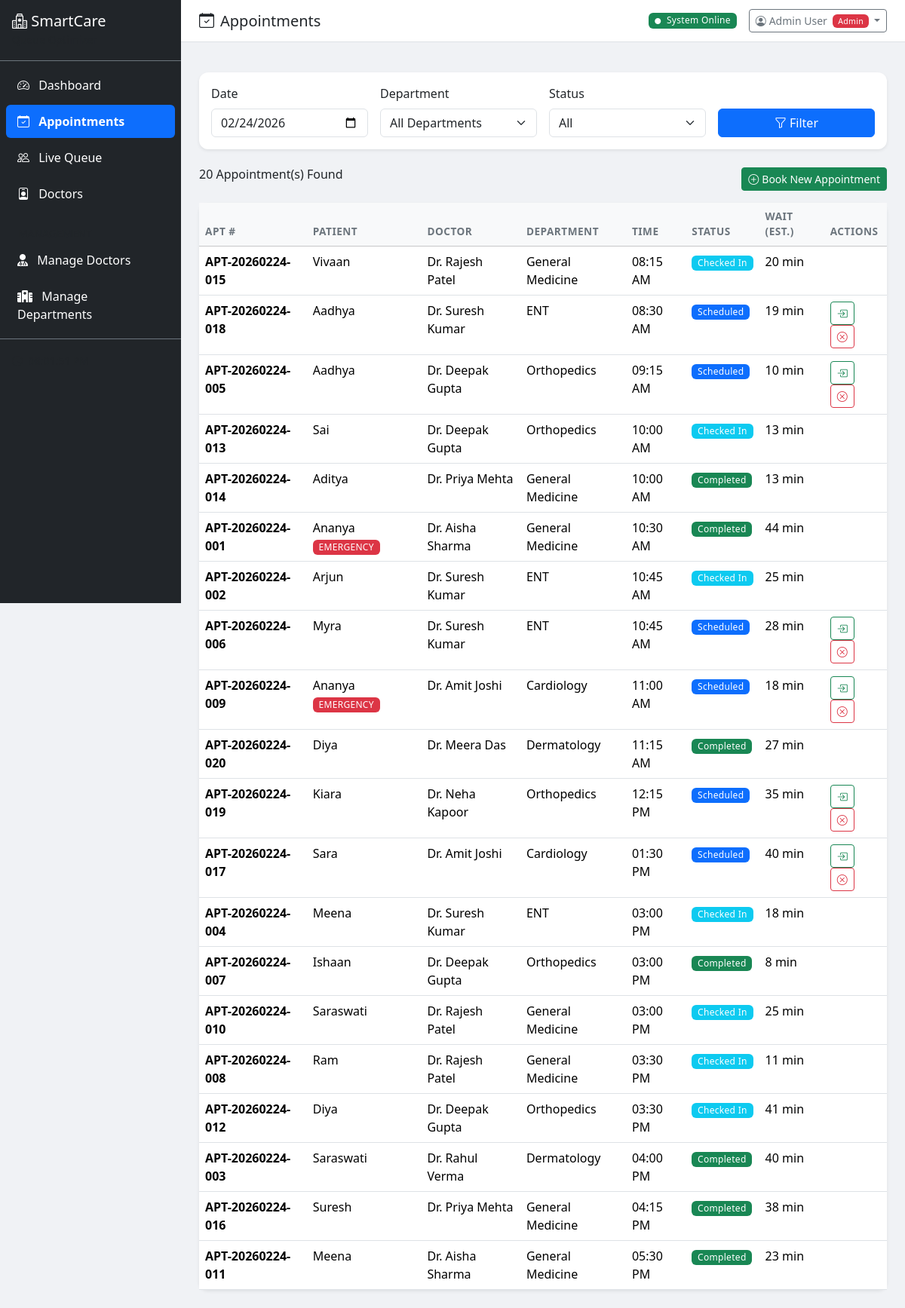
Page /admin/appointments/ (signed in) on the committed database.
### app/models/user.py (models this page shows, shortened)
class User(UserMixin, db.Model):
    __tablename__ = "users"
    id = db.Column(db.Integer, primary_key=True)
    name = db.Column(db.String(150), nullable=False)
    email = db.Column(db.String(120), unique=True, nullable=False, index=True)
    phone = db.Column(db.String(15), nullable=True)
    password_hash = db.Column(db.String(255), nullable=False)
    role = db.Column(db.String(20), nullable=False, default="user")  # user, admin
    is_active = db.Column(db.Boolean, default=True)
    is_verified = db.Column(db.Boolean, default=False)
    created_at = db.Column(db.DateTime, default=datetime.utcnow)
    last_login = db.Column(db.DateTime, nullable=True)
    patient_id = db.Column(db.Integer, db.ForeignKey("patients.id"), nullable=True)
    patient = db.relationship("Patient", backref="user_account", uselist=False)
    def is_admin(self):
        return self.role == "admin"

### app/models/models.py (models this page shows, shortened)
class Appointment(db.Model):
    __tablename__ = "appointments"
    id = db.Column(db.Integer, primary_key=True)
    appointment_number = db.Column(db.String(20), unique=True, nullable=False)
    patient_id = db.Column(db.Integer, db.ForeignKey("patients.id"), nullable=False)
    doctor_id = db.Column(db.Integer, db.ForeignKey("doctors.id"), nullable=False)
    department_id = db.Column(db.Integer, db.ForeignKey("departments.id"), nullable=False)
    appointment_date = db.Column(db.Date, nullable=False)
    appointment_time = db.Column(db.Time, nullable=False)
    slot_end_time = db.Column(db.Time, nullable=False)
    status = db.Column(
        db.String(20), default="scheduled"
    )  # scheduled, checked_in, in_progress, completed, cancelled, no_show
    priority_score = db.Column(db.Float, default=0.0)
    estimated_wait_min = db.Column(db.Integer, default=0)
    actual_wait_min = db.Column(db.Integer, nullable=True)
    symptoms = db.Column(db.Text, default="")
    notes = db.Column(db.Text, default="")
    created_at = db.Column(db.DateTime, default=datetime.utcnow)
    checked_in_at = db.Column(db.DateTime, nullable=True)
    completed_at = db.Column(db.DateTime, nullable=True)

class Patient(db.Model):
    __tablename__ = "patients"
    id = db.Column(db.Integer, primary_key=True)
    patient_id = db.Column(db.String(20), unique=True, nullable=False)   # e.g. P-20240101-001
    name = db.Column(db.String(150), nullable=False)
    age = db.Column(db.Integer, nullable=False)
    gender = db.Column(db.String(10), nullable=False)
    phone = db.Column(db.String(15))
    email = db.Column(db.String(120))
    blood_group = db.Column(db.String(5))
    medical_history = db.Column(db.Text, default="")
    is_emergency = db.Column(db.Boolean, default=False)
    registered_at = db.Column(db.DateTime, default=datetime.utcnow)
    appointments = db.relationship("Appointment", backref="patient", lazy="dynamic")
    queue_entries = db.relationship("QueueEntry", backref="patient", lazy="dynamic")

class Doctor(db.Model):
    __tablename__ = "doctors"
    id = db.Column(db.Integer, primary_key=True)
    name = db.Column(db.String(150), nullable=False)
    specialization = db.Column(db.String(100), nullable=False)
    department_id = db.Column(db.Integer, db.ForeignKey("departments.id"), nullable=False)
    experience_years = db.Column(db.Integer, default=0)
    avg_consultation_min = db.Column(db.Integer, default=15)
    max_patients_per_day = db.Column(db.Integer, default=40)
    is_available = db.Column(db.Boolean, default=True)
    shift_start = db.Column(db.Time, default=time(8, 0))
    shift_end = db.Column(db.Time, default=time(17, 0))
    rating = db.Column(db.Float, default=4.0)
    appointments = db.relationship("Appointment", backref="doctor", lazy="dynamic")

class Department(db.Model):
    __tablename__ = "departments"
    id = db.Column(db.Integer, primary_key=True)
    name = db.Column(db.String(100), nullable=False, unique=True)
    floor = db.Column(db.Integer, default=1)
    max_capacity = db.Column(db.Integer, default=50)
    avg_consultation_min = db.Column(db.Integer, default=15)
    is_active = db.Column(db.Boolean, default=True)
    doctors = db.relationship("Doctor", backref="department", lazy="dynamic")
    appointments = db.relationship("Appointment", backref="department", lazy="dynamic")

### app/routes/appointments.py (the view)
@appointments_bp.route("/")
@admin_required
def list_appointments():
    filter_date = request.args.get("date", date.today().isoformat())
    filter_dept = request.args.get("department", "")
    filter_status = request.args.get("status", "")
    try:
        target_date = date.fromisoformat(filter_date)
    except ValueError:
        target_date = date.today()
    query = Appointment.query.filter(Appointment.appointment_date == target_date)
    if filter_dept:
        query = query.filter(Appointment.department_id == int(filter_dept))
    if filter_status:
        query = query.filter(Appointment.status == filter_status)
    appointments = query.order_by(Appointment.appointment_time.asc()).all()
    departments = Department.query.filter_by(is_active=True).all()
    return render_template(
        "appointments.html",
        appointments=appointments,
        departments=departments,
        filter_date=target_date.isoformat(),
        filter_dept=filter_dept,
        filter_status=filter_status,
    )

### app/services/auth_service.py (called while the page is built)
def admin_required(f):
    @wraps(f)
    def decorated_function(*args, **kwargs):
        if not current_user.is_authenticated:
            flash('Please login to access this page.', 'warning')
            return redirect(url_for('auth.login'))
        if not current_user.is_admin():
            flash('Access denied. Admin privileges required.', 'danger')
            return redirect(url_for('patient_portal.home'))
        return f(*args, **kwargs)
    return decorated_function

### app/templates/appointments.html (shortened to what this page needs)
{% extends "base.html" %}
{% block page_title %}<i class="bi bi-calendar-check me-2"></i>Appointments{% endblock %}
{% block content %}
<div class="card border-0 shadow-sm mb-4">
    <div class="card-body">
        <form method="GET" class="row g-3 align-items-end">
            <div class="col-md-3">
                <label class="form-label">Date</label>
                <input type="date" name="date" class="form-control" value="{{ filter_date }}">
            </div>
            <div class="col-md-3">
                <label class="form-label">Department</label>
                <select name="department" class="form-select">
                    <option value="">All Departments</option>
                </select>
            </div>
            <div class="col-md-3">
                <label class="form-label">Status</label>
                <select name="status" class="form-select">
                    <option value="">All</option>
                </select>
            </div>
            <div class="col-md-3">
                <button type="submit" class="btn btn-primary w-100">
                    <i class="bi bi-funnel me-1"></i>Filter
                </button>
            </div>
        </form>
    </div>
</div>
<div class="d-flex justify-content-between mb-3">
    <h6>{{ appointments|length }} Appointment(s) Found</h6>
    <a href="{{ url_for('appointments.book_appointment') }}" class="btn btn-success btn-sm">
        <i class="bi bi-plus-circle me-1"></i>Book New Appointment
    </a>
</div>
<div class="card border-0 shadow-sm">
    <div class="card-body p-0">
        <div class="table-responsive">
            <table class="table table-hover mb-0">
                <thead class="table-light">
                    <tr>
                        <th>Apt #</th>
                        <th>Patient</th>
                        <th>Doctor</th>
                        <th>Department</th>
                        <th>Time</th>
                        <th>Status</th>
                        <th>Wait (Est.)</th>
                        <th>Actions</th>
                    </tr>
                </thead>
                <tbody>
                    {% for apt in appointments %}
                    <tr>
                        <td><strong>{{ apt.appointment_number }}</strong></td>
                        <td>
                            {{ apt.patient.name }}
                            {% if apt.patient.is_emergency %}
                            <span class="badge bg-danger">EMERGENCY</span>
                            {% endif %}
                        </td>
                        <td>Dr. {{ apt.doctor.name }}</td>
                        <td>{{ apt.department.name }}</td>
                        <td>{{ apt.appointment_time.strftime('%I:%M %p') }}</td>
                        <td>
                            {% set status_colors = {'scheduled':'primary', 'checked_in':'info', 'in_progress':'warning', 'completed':'success', 'cancelled':'secondary', 'no_show':'danger'} %}
                            <span class="badge bg-{{ status_colors.get(apt.status, 'secondary') }}">
                                {{ apt.status|replace('_',' ')|title }}
                            </span>
                        </td>
                        <td>{{ apt.estimated_wait_min }} min</td>
                        <td>
                            {% if apt.status == 'scheduled' %}
                            <form method="POST" action="{{ url_for('appointments.checkin', appt_id=apt.id) }}" class="d-inline">
                                <button class="btn btn-sm btn-outline-success" title="Check In">
                                    <i class="bi bi-box-arrow-in-right"></i>
                                </button>
                            </form>
                            <form method="POST" action="{{ url_for('appointments.cancel_appointment', appt_id=apt.id) }}" class="d-inline">
                                <button class="btn btn-sm btn-outline-danger" title="Cancel">
                                    <i class="bi bi-x-circle"></i>
                                </button>
                            </form>
                            {% endif %}
                        </td>
                    </tr>
                    {% endfor %}
                </tbody>
            </table>
        </div>
    </div>
</div>
{% endblock %}

### app/templates/base.html (shortened to what this page needs)
<!DOCTYPE html>
<html lang="en" data-bs-theme="light">
<head>
    <link href="https://cdn.jsdelivr.net/npm/bootstrap@5.3.2/dist/css/bootstrap.min.css" rel="stylesheet">
    <link href="https://cdn.jsdelivr.net/npm/bootstrap-icons@1.11.2/font/bootstrap-icons.css" rel="stylesheet">
    <link rel="stylesheet" href="https://cdnjs.cloudflare.com/ajax/libs/font-awesome/6.4.0/css/all.min.css">
    <link href="{{ url_for('static', filename='css/style.css') }}" rel="stylesheet">
</head>
<body>
    {% if current_user.is_authenticated %}
    <div class="d-flex">
        <nav class="sidebar bg-dark text-white">
            <div class="sidebar-header p-3 border-bottom border-secondary">
                <h5 class="mb-0">
                    <i class="bi bi-hospital"></i> SmartCare
                </h5>
                <small class="text-muted">Queue Optimizer</small>
            </div>
            <ul class="nav flex-column p-2">
                {% if current_user.is_admin() %}
                <li class="nav-item">
                    <a class="nav-link text-white {% if request.endpoint == 'dashboard.index' %}active bg-primary rounded{% endif %}"
                       href="{{ url_for('dashboard.index') }}">
                        <i class="bi bi-speedometer2 me-2"></i> Dashboard
                    </a>
                </li>
                <li class="nav-item">
                    <a class="nav-link text-white {% if 'appointments' in request.endpoint|default('') %}active bg-primary rounded{% endif %}"
                       href="{{ url_for('appointments.list_appointments') }}">
                        <i class="bi bi-calendar-check me-2"></i> Appointments
                    </a>
                </li>
                <li class="nav-item">
                    <a class="nav-link text-white {% if 'queue' in request.endpoint|default('') %}active bg-primary rounded{% endif %}"
                       href="{{ url_for('queue.view_queue') }}">
                        <i class="bi bi-people me-2"></i> Live Queue
                    </a>
                </li>
                <li class="nav-item">
                    <a class="nav-link text-white {% if 'doctors' in request.endpoint|default('') %}active bg-primary rounded{% endif %}"
                       href="{{ url_for('doctors.list_doctors') }}">
                        <i class="bi bi-person-badge me-2"></i> Doctors
                    </a>
                </li>
                <li class="nav-item mt-3">
                    <small class="text-muted px-3">MANAGEMENT</small>
                </li>
                <li class="nav-item">
                    <a class="nav-link text-white {% if 'admin_mgmt.list_doctors' in request.endpoint|default('') %}active bg-primary rounded{% endif %}"
                       href="{{ url_for('admin_mgmt.list_doctors') }}">
                        <i class="fas fa-user-md me-2"></i> Manage Doctors
                    </a>
                </li>
                <li class="nav-item">
                    <a class="nav-link text-white {% if 'admin_mgmt.list_departments' in request.endpoint|default('') %}active bg-primary rounded{% endif %}"
                       href="{{ url_for('admin_mgmt.list_departments') }}">
                        <i class="fas fa-hospital me-2"></i> Manage Departments
                    </a>
                </li>
                {% endif %}
            </ul>
            <div class="p-3 mt-auto border-top border-secondary">
                <small class="text-muted">
                    <i class="bi bi-clock me-1"></i>
                    <span id="live-clock"></span>
                </small>
            </div>
        </nav>
        <main class="main-content flex-grow-1">
            <div class="topbar bg-white border-bottom px-4 py-2 d-flex justify-content-between align-items-center">
                <h5 class="mb-0">{% block page_title %}Dashboard{% endblock %}</h5>
                <div class="d-flex align-items-center gap-3">
                    <span class="badge bg-success">
                        <i class="bi bi-circle-fill me-1" style="font-size:8px"></i> System Online
                    </span>
                    <div class="dropdown">
                        <button class="btn btn-sm btn-outline-secondary dropdown-toggle" type="button" data-bs-toggle="dropdown">
                            <i class="bi bi-person-circle me-1"></i>{{ current_user.name }}
                            {% if current_user.is_admin() %}
                            <span class="badge bg-danger ms-1">Admin</span>
                            {% endif %}
                        </button>
                    </div>
                </div>
            </div>
            <div class="px-4 pt-3">
            </div>
            <div class="p-4">
                {% block content %}{% endblock %}
            </div>
        </main>
    </div>
    {% endif %}
</body>
</html>

### app/static/css/style.css (style rules this page uses)
:root { --sidebar-width: 240px; --topbar-height: 56px; }
body { font-family: 'Segoe UI', system-ui, -apple-system, sans-serif; background-color: #f0f2f5; min-height: 100vh; }
.sidebar { width: var(--sidebar-width); min-height: 100vh; position: fixed; top: 0; left: 0; z-index: 1000; transition: all 0.3s; }
.sidebar .nav-link { padding: 10px 15px; margin: 2px 0; border-radius: 8px; transition: all 0.2s; }
.sidebar .nav-link.active { font-weight: 600; }
.main-content { margin-left: var(--sidebar-width); min-height: 100vh; }
.topbar { height: var(--topbar-height); position: sticky; top: 0; z-index: 100; }
.card { border-radius: 12px; }
.table th { font-weight: 600; font-size: 0.85rem; text-transform: uppercase; letter-spacing: 0.5px; color: #6c757d; }
.badge { font-weight: 500; letter-spacing: 0.3px; }

### rows in the picture
User: name "Admin User"
Appointment: appointment_number "APT-20260224-015", patient.name "Vivaan", doctor.name "Rajesh Patel", department.name "General Medicine", appointment_time "08:15 AM", status "Checked In", estimated_wait_min "20"
Appointment: appointment_number "APT-20260224-018", patient.name "Aadhya", doctor.name "Suresh Kumar", department.name "ENT", appointment_time "08:30 AM", status "Scheduled", estimated_wait_min "19"
Appointment: appointment_number "APT-20260224-005", patient.name "Aadhya", doctor.name "Deepak Gupta", department.name "Orthopedics", appointment_time "09:15 AM", status "Scheduled", estimated_wait_min "10"
Appointment: appointment_number "APT-20260224-013", patient.name "Sai", doctor.name "Deepak Gupta", department.name "Orthopedics", appointment_time "10:00 AM", status "Checked In", estimated_wait_min "13"
Appointment: appointment_number "APT-20260224-014", patient.name "Aditya", doctor.name "Priya Mehta", department.name "General Medicine", appointment_time "10:00 AM", status "Completed", estimated_wait_min "13"
Appointment: appointment_number "APT-20260224-001", patient.name "Ananya", shows "EMERGENCY", doctor.name "Aisha Sharma", department.name "General Medicine", appointment_time "10:30 AM", status "Completed", estimated_wait_min "44"
Appointment: appointment_number "APT-20260224-002", patient.name "Arjun", doctor.name "Suresh Kumar", department.name "ENT", appointment_time "10:45 AM", status "Checked In", estimated_wait_min "25"
Appointment: appointment_number "APT-20260224-006", patient.name "Myra", doctor.name "Suresh Kumar", department.name "ENT", appointment_time "10:45 AM", status "Scheduled", estimated_wait_min "28"
Appointment: appointment_number "APT-20260224-009", patient.name "Ananya", shows "EMERGENCY", doctor.name "Amit Joshi", department.name "Cardiology", appointment_time "11:00 AM", status "Scheduled", estimated_wait_min "18"
Appointment: appointment_number "APT-20260224-020", patient.name "Diya", doctor.name "Meera Das", department.name "Dermatology", appointment_time "11:15 AM", status "Completed", estimated_wait_min "27"
Appointment: appointment_number "APT-20260224-019", patient.name "Kiara", doctor.name "Neha Kapoor", department.name "Orthopedics", appointment_time "12:15 PM", status "Scheduled", estimated_wait_min "35"
Appointment: appointment_number "APT-20260224-017", patient.name "Sara", doctor.name "Amit Joshi", department.name "Cardiology", appointment_time "01:30 PM", status "Scheduled", estimated_wait_min "40"
Appointment: appointment_number "APT-20260224-004", patient.name "Meena", doctor.name "Suresh Kumar", department.name "ENT", appointment_time "03:00 PM", status "Checked In", estimated_wait_min "18"
Appointment: appointment_number "APT-20260224-007", patient.name "Ishaan", doctor.name "Deepak Gupta", department.name "Orthopedics", appointment_time "03:00 PM", status "Completed", estimated_wait_min "8"
Appointment: appointment_number "APT-20260224-010", patient.name "Saraswati", doctor.name "Rajesh Patel", department.name "General Medicine", appointment_time "03:00 PM", status "Checked In", estimated_wait_min "25"
Appointment: appointment_number "APT-20260224-008", patient.name "Ram", doctor.name "Rajesh Patel", department.name "General Medicine", appointment_time "03:30 PM", status "Checked In", estimated_wait_min "11"
Appointment: appointment_number "APT-20260224-012", patient.name "Diya", doctor.name "Deepak Gupta", department.name "Orthopedics", appointment_time "03:30 PM", status "Checked In", estimated_wait_min "41"
Appointment: appointment_number "APT-20260224-003", patient.name "Saraswati", doctor.name "Rahul Verma", department.name "Dermatology", appointment_time "04:00 PM", status "Completed", estimated_wait_min "40"
Appointment: appointment_number "APT-20260224-016", patient.name "Suresh", doctor.name "Priya Mehta", department.name "General Medicine", appointment_time "04:15 PM", status "Completed", estimated_wait_min "38"
Appointment: appointment_number "APT-20260224-011", patient.name "Meena", doctor.name "Aisha Sharma", department.name "General Medicine", appointment_time "05:30 PM", status "Completed", estimated_wait_min "23"

### other values in the picture
{{ appointments|length }} "20"
